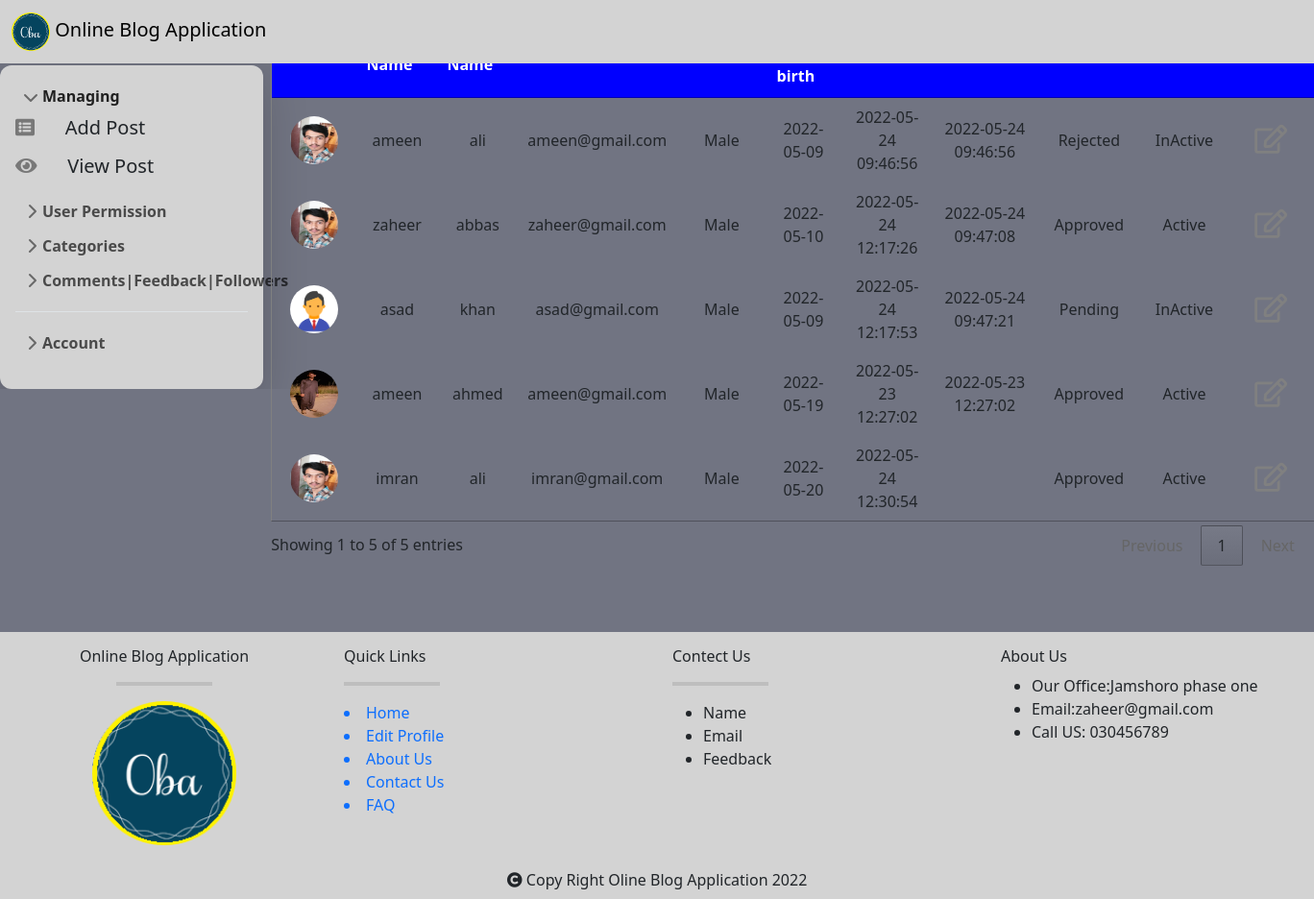
Page /view_all_users.php (signed in) on the committed database.
### tables this page shows
CREATE TABLE `user` (
  `user_id` int(11) NOT NULL AUTO_INCREMENT,
  `role_id` int(11) DEFAULT NULL,
  `first_name` varchar(50) NOT NULL,
  `last_name` varchar(50) NOT NULL,
  `email` varchar(50) DEFAULT NULL,
  `password` text NOT NULL,
  `gender` enum('Male','Female') DEFAULT NULL,
  `date_of_birth` date DEFAULT NULL,
  `user_image` text DEFAULT NULL,
  `address` text DEFAULT NULL,
  `is_approved` enum('Pending','Approved','Rejected') DEFAULT 'Pending',
  `is_active` enum('Active','InActive') DEFAULT NULL,
  `created_at` timestamp NOT NULL DEFAULT current_timestamp() ON UPDATE current_timestamp(),
  `updated_at` timestamp NULL DEFAULT NULL,
  PRIMARY KEY (`user_id`),
  KEY `role_id` (`role_id`),
  CONSTRAINT `user_ibfk_1` FOREIGN KEY (`role_id`) REFERENCES `role` (`role_id`) ON DELETE CASCADE ON UPDATE CASCADE
);

### view_all_users.php (the view, shortened to what this page needs)
<!DOCTYPE html>
<html>
<head>
      <link rel="stylesheet" type="text/css" href="bootstrap/css/bootstrap.min.css">
    <link rel="stylesheet" href="https://cdn.datatables.net/1.11.5/css/jquery.dataTables.css">
<link rel="stylesheet" href="fontawesome/css/all.css">
  <link rel="stylesheet" type="text/css" href="sidebar/sidebars.css">
</head>
<body style="background-color:#717482">
    <?php require_once("navbar/nav.php");?>
     <?php include("sidebar/index.php"); ?>
<div class="container" style="margin-bottom:2%;">
<div class="row">
<div class="col-sm-12 col-md-12 col-xs-4 col-md-4 col-sm-4 col-lg-12">
<center>
    <div style="width:97%;margin-top: -48%;margin-bottom: 5%;margin-left: 14%">
            <table  border="1" class="" id="table_id" class="display">
            <thead>
                <tr  style="background-color:blue;color: white;" align="center">
                    <th scope="col">Profile</th>
                    <th scope="col">First Name</th>
                    <th scope="col">Last Name</th>
                    <th scope="col">Email</th>
                    <th scope="col">Gender</th>
                    <th scope="col">Date of birth</th>
                    <th scope="col">Created</th>
                    <th scope="col">Updated</th>
                    <th scope="col">Approved</th>
                    <th scope="col">Active</th>
                    <th scope="col">Update</th>
                    </tr>
            </thead>
            <tbody>
                <?php
        $select="SELECT * from user WHERE role_id='2'";
        $result=mysqli_query($connect,$select);
                   while ($row = mysqli_fetch_assoc($result)) {?>
                <tr align="center">
                    <td><img class="profile" src="<?php echo 'images/'.$row['user_image'];?>"></td>
                    <td><?php echo $row['first_name']; ?></td>
                    <td><?php echo $row['last_name']; ?></td>
                    <td><?php echo $row['email'];?></td>
                    <td><?php echo $row['gender'];?></td>
                    <td><?php echo $row['date_of_birth'];?></td>
                    <td><?php echo $row['created_at']; ?></td>
                    <td><?php echo $row['updated_at']; ?></td>
                    <td><?php echo $row['is_approved'];?></td>
                    <td><?php echo $row['is_active'];?></td>
                    <td><a href="update_user.php?update_user=<?php echo $row['user_id'];?>">
                        <i class='far fa-edit' style='font-size:30px;color:gray'>
                        </i></a>
                    </td>
                </tr>
                        <?php
                    }
                ?>
            </tbody>
        </table>
    </div>
    </center>
</div>
</div>
</div>
<?php include_once("headr/footer.php"); ?>
</body>
</html>

### navbar/nav.php (shortened to what this page needs)
<!DOCTYPE html>
<html lang="en">
<head>
        <link rel="stylesheet" href="fontawesome/css/all.css">
</head>
<body>
<nav class="navbar navbar-expand-lg navbar-dark  fixed-top" style="background-color:lightgray;">
  <div class="container-fluid">
    <a class="navbar-brand" href="index.php" style="color:black"><img src="images/logo.png" height="40px" > Online Blog Application
    </a>
    <div class="collapse navbar-collapse" id="navbarText">
        <ul class="navbar-nav me-auto mb-2 mb-lg-0">
    </div>
  </div>
</nav>
</body>
</html>

### sidebar/index.php (shortened to what this page needs)
  <!doctype html>
<html lang="en">
  <head>
<link rel="stylesheet" href="fontawesome/css/all.css">
  </head>
  <body>
<main>
  <div class="col-lg-4 col-xs-12 col-md-4 col-sm-12 p-3 shadow-lg " class="flex-shrink-0 p-3" style=" width:20%;background-color: lightgray; margin-top: 5%; border-radius: 12px;">
    <ul class="list-unstyled ps-0">
      <li class="mb-1">
        <button class="btn btn-toggle align-items-center rounded collapsed" data-bs-toggle="collapse" data-bs-target="#home-collapse" aria-expanded="true">
          <b>Managing</b>
        </button>
        <div class="collapse show" id="home-collapse">
          <ul class="btn-toggle-nav list-unstyled fw-normal pb-1 small">
            <li>
              <i class="fa fa-list-alt" aria-hidden="true" style="font-size:20px;color:#787878"></i>
              <a href="posts.php" class="link-dark rounded"><h5>Add Post</h5></a></li>
            <li>
             <i class='fas fa-eye' style='font-size:20px;color:#787878'></i>
              <a href="view_post.php" class="link-dark rounded"><h5>View Post</h5></a>
            </li>
          </ul>
        </div>
      </li>
        <li class="mb-1">
        <button class="btn btn-toggle align-items-center rounded collapsed" data-bs-toggle="collapse" data-bs-target="#dash-collapse" aria-expanded="false">
          <b>User Permission</b>
        </button>
      </li>
      <li class="mb-1">
        <button class="btn btn-toggle align-items-center rounded collapsed" data-bs-toggle="collapse" data-bs-target="#dashboard-collapse" aria-expanded="false">
          <b>Categories</b>
        </button>
      </li>
      <li class="mb-1">
        <button class="btn btn-toggle align-items-center rounded collapsed" data-bs-toggle="collapse"data-bs-target="#orders-collapse" aria-expanded="false"><b>Comments|Feedback|Followers</b>
        </button>
      </li>
      <li class="border-top my-3"></li>
      <li class="mb-1">
        <button class="btn btn-toggle align-items-center rounded collapsed" data-bs-toggle="collapse" data-bs-target="#account-collapse" aria-expanded="false">
          <b>Account</b>
        </button>
      </li>
    </ul>
  </div>
</main>
  </body>
</html>

### headr/footer.php (shortened to what this page needs)
<div class="container-fluid" style="margin-top: -1%;">
		<div class="row" style="background-color:lightgray;">
		<div class="col-lg-3 col-md-4 col-sm-6 col-xs-12 p-3">
			<h6 class="text-center">Online Blog Application</h6>
			<center>
			<hr style="width:100px; height:4px;color:gray;" class="mb-3">
			<img src="images/logo.png" width="150px" height="150px">
		</center>
		</div>
		<div class="col-lg-3 col-md-4 col-sm-6 col-xs-12 p-3">
			<h6>Quick Links</h6>
				<hr style="width:100px; height:4px;color:gray;" class="mb-3">
			<a href="about_us.php" style="text-decoration:none"><li>Home</li></a>
			<a href="#" style="text-decoration:none"><li>Edit Profile</li></a>
			<a href="about_us.php" style="text-decoration:none"><li>About Us</li></a>
			<a href="contect_us.php" style="text-decoration:none"><li>Contact Us</li></a>
			<a href="#" style="text-decoration:none"><li>FAQ</li></a>
		</div>
		<div class="col-lg-3 col-md-4 col-sm-6 col-xs-12 p-3">
			<h6>Contect Us</h6>
					<hr style="width:100px; height:4px;color:gray;" class="mb-3">
			            <ul>
						<li>Name</li>
						<li>Email</li>
						<li>Feedback</li>
		</div>
		<div class="col-lg-3 col-md-4 col-sm-6 col-xs-12 p-3">
			<h6>About Us</h6>
					    <ul>
						<li>Our Office:Jamshoro phase one </li>
						<li>Email:zaheer@gmail.com </li>
						<li>Call US: 030456789</li>
		</div>
	</div>
	<div class="row">
		<div class="col-sm-12 col-lg-12 col-xs-12 col-md-12  p-2 text-center" style="background-color:lightgray;">
			<i class="fa fa-copyright"></i> Copy Right Oline Blog Application 2022
		</div>
	</div>
</div>

### sidebar/sidebars.css (style rules this page uses)
body { min-height: 100vh; min-height: -webkit-fill-available; }
html { height: -webkit-fill-available; }
main { display: flex; flex-wrap: nowrap; height: 100vh; height: -webkit-fill-available; max-height: 100vh; overflow-x: auto; overflow-y: hidden; }
.btn-toggle { display: inline-flex; align-items: center; padding: .25rem .5rem; font-weight: 600; color: rgba(0, 0, 0, .65); background-color: transparent; border: 0; }
.btn-toggle::before { width: 1.25em; line-height: 0; transition: transform .35s ease; transform-origin: .5em 50%; }
.btn-toggle[aria-expanded="true"] { color: rgba(0, 0, 0, .85); }
.btn-toggle[aria-expanded="true"]::before { transform: rotate(90deg); }
.btn-toggle-nav a { display: inline-flex; padding: .1875rem .5rem; margin-top: .125rem; margin-left: 1.25rem; text-decoration: none; }

### view_all_users.php (style rules this page uses)
.profile { width: 50px; height: 50px; border-radius: 50%; }

### rows in the picture
user: user_image (picture), first_name "ameen", last_name "ali", email "ameen@gmail.com", gender "Male", date_of_birth "2022-05-09", created_at "2022-05-24 09:46:56", updated_at "2022-05-24 09:46:56", is_approved "Rejected", is_active "InActive"
user: user_image (picture), first_name "zaheer", last_name "abbas", email "zaheer@gmail.com", gender "Male", date_of_birth "2022-05-10", created_at "2022-05-24 12:17:26", updated_at "2022-05-24 09:47:08", is_approved "Approved", is_active "Active"
user: user_image (picture), first_name "asad", last_name "khan", email "asad@gmail.com", gender "Male", date_of_birth "2022-05-09", created_at "2022-05-24 12:17:53", updated_at "2022-05-24 09:47:21", is_approved "Pending", is_active "InActive"
user: user_image (picture), first_name "ameen", last_name "ahmed", email "ameen@gmail.com", gender "Male", date_of_birth "2022-05-19", created_at "2022-05-23 12:27:02", updated_at "2022-05-23 12:27:02", is_approved "Approved", is_active "Active"
user: user_image (picture), first_name "imran", last_name "ali", email "imran@gmail.com", gender "Male", date_of_birth "2022-05-20", created_at "2022-05-24 12:30:54", is_approved "Approved", is_active "Active"
